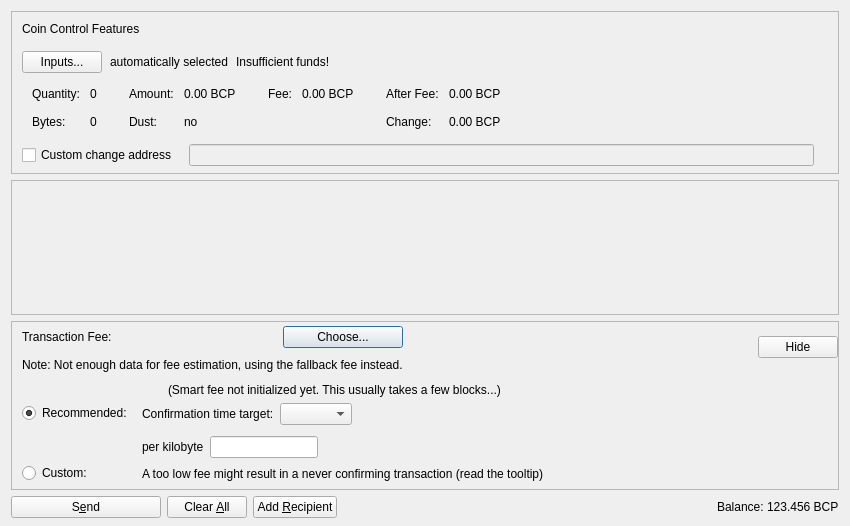
<?xml version="1.0" encoding="UTF-8"?>
<ui version="4.0">
 <class>SendCoinsDialog</class>
 <widget class="QDialog" name="SendCoinsDialog">
  <property name="geometry">
   <rect>
    <x>0</x>
    <y>0</y>
    <width>850</width>
    <height>526</height>
   </rect>
  </property>
  <property name="windowTitle">
   <string>Send Coins</string>
  </property>
  <layout class="QVBoxLayout" name="verticalLayout" stretch="0,1,0,0">
   <property name="bottomMargin">
    <number>8</number>
   </property>
   <item>
    <widget class="QFrame" name="frameCoinControl">
     <property name="sizePolicy">
      <sizepolicy hsizetype="Expanding" vsizetype="Expanding">
       <horstretch>0</horstretch>
       <verstretch>0</verstretch>
      </sizepolicy>
     </property>
     <property name="maximumSize">
      <size>
       <width>16777215</width>
       <height>16777215</height>
      </size>
     </property>
     <property name="frameShape">
      <enum>QFrame::StyledPanel</enum>
     </property>
     <property name="frameShadow">
      <enum>QFrame::Sunken</enum>
     </property>
     <layout class="QVBoxLayout" name="verticalLayoutCoinControl2">
      <property name="spacing">
       <number>0</number>
      </property>
      <property name="leftMargin">
       <number>0</number>
      </property>
      <property name="topMargin">
       <number>0</number>
      </property>
      <property name="rightMargin">
       <number>0</number>
      </property>
      <property name="bottomMargin">
       <number>6</number>
      </property>
      <item>
       <layout class="QVBoxLayout" name="verticalLayoutCoinControl" stretch="0,0,0,0,1">
        <property name="spacing">
         <number>0</number>
        </property>
        <property name="leftMargin">
         <number>10</number>
        </property>
        <property name="topMargin">
         <number>10</number>
        </property>
        <item>
         <layout class="QHBoxLayout" name="horizontalLayoutCoinControl1">
          <property name="bottomMargin">
           <number>15</number>
          </property>
          <item>
           <widget class="QLabel" name="labelCoinControlFeatures">
            <property name="sizePolicy">
             <sizepolicy hsizetype="Preferred" vsizetype="Maximum">
              <horstretch>0</horstretch>
              <verstretch>0</verstretch>
             </sizepolicy>
            </property>
            <property name="text">
             <string>Coin Control Features</string>
            </property>
           </widget>
          </item>
         </layout>
        </item>
        <item>
         <layout class="QHBoxLayout" name="horizontalLayoutCoinControl2" stretch="0,0,0,0">
          <property name="spacing">
           <number>8</number>
          </property>
          <property name="bottomMargin">
           <number>10</number>
          </property>
          <item>
           <widget class="QPushButton" name="pushButtonCoinControl">
            <property name="styleSheet">
             <string notr="true"/>
            </property>
            <property name="text">
             <string>Inputs...</string>
            </property>
            <property name="autoDefault">
             <bool>false</bool>
            </property>
           </widget>
          </item>
          <item>
           <widget class="QLabel" name="labelCoinControlAutomaticallySelected">
            <property name="text">
             <string>automatically selected</string>
            </property>
            <property name="margin">
             <number>5</number>
            </property>
           </widget>
          </item>
          <item>
           <widget class="QLabel" name="labelCoinControlInsuffFunds">
            <property name="text">
             <string>Insufficient funds!</string>
            </property>
            <property name="margin">
             <number>5</number>
            </property>
           </widget>
          </item>
          <item>
           <spacer name="horizontalSpacerCoinControl">
            <property name="orientation">
             <enum>Qt::Horizontal</enum>
            </property>
            <property name="sizeHint" stdset="0">
             <size>
              <width>40</width>
              <height>1</height>
             </size>
            </property>
           </spacer>
          </item>
         </layout>
        </item>
        <item>
         <widget class="QWidget" name="widgetCoinControl" native="true">
          <property name="sizePolicy">
           <sizepolicy hsizetype="Preferred" vsizetype="Preferred">
            <horstretch>0</horstretch>
            <verstretch>0</verstretch>
           </sizepolicy>
          </property>
          <property name="minimumSize">
           <size>
            <width>0</width>
            <height>0</height>
           </size>
          </property>
          <property name="styleSheet">
           <string notr="true"/>
          </property>
          <layout class="QHBoxLayout" name="horizontalLayoutCoinControl5">
           <property name="leftMargin">
            <number>0</number>
           </property>
           <property name="topMargin">
            <number>0</number>
           </property>
           <property name="rightMargin">
            <number>0</number>
           </property>
           <property name="bottomMargin">
            <number>0</number>
           </property>
           <item>
            <layout class="QHBoxLayout" name="horizontalLayoutCoinControl3" stretch="0,0,0,1">
             <property name="spacing">
              <number>20</number>
             </property>
             <property name="topMargin">
              <number>0</number>
             </property>
             <property name="bottomMargin">
              <number>10</number>
             </property>
             <item>
              <layout class="QFormLayout" name="formLayoutCoinControl1">
               <property name="horizontalSpacing">
                <number>10</number>
               </property>
               <property name="verticalSpacing">
                <number>14</number>
               </property>
               <property name="leftMargin">
                <number>10</number>
               </property>
               <property name="topMargin">
                <number>4</number>
               </property>
               <property name="rightMargin">
                <number>6</number>
               </property>
               <item row="0" column="0">
                <widget class="QLabel" name="labelCoinControlQuantityText">
                 <property name="text">
                  <string>Quantity:</string>
                 </property>
                 <property name="margin">
                  <number>0</number>
                 </property>
                </widget>
               </item>
               <item row="0" column="1">
                <widget class="QLabel" name="labelCoinControlQuantity">
                 <property name="cursor">
                  <cursorShape>IBeamCursor</cursorShape>
                 </property>
                 <property name="contextMenuPolicy">
                  <enum>Qt::ActionsContextMenu</enum>
                 </property>
                 <property name="text">
                  <string notr="true">0</string>
                 </property>
                 <property name="margin">
                  <number>0</number>
                 </property>
                 <property name="textInteractionFlags">
                  <set>Qt::LinksAccessibleByMouse|Qt::TextSelectableByKeyboard|Qt::TextSelectableByMouse</set>
                 </property>
                </widget>
               </item>
               <item row="1" column="0">
                <widget class="QLabel" name="labelCoinControlBytesText">
                 <property name="text">
                  <string>Bytes:</string>
                 </property>
                </widget>
               </item>
               <item row="1" column="1">
                <widget class="QLabel" name="labelCoinControlBytes">
                 <property name="cursor">
                  <cursorShape>IBeamCursor</cursorShape>
                 </property>
                 <property name="contextMenuPolicy">
                  <enum>Qt::ActionsContextMenu</enum>
                 </property>
                 <property name="text">
                  <string notr="true">0</string>
                 </property>
                 <property name="textInteractionFlags">
                  <set>Qt::LinksAccessibleByMouse|Qt::TextSelectableByKeyboard|Qt::TextSelectableByMouse</set>
                 </property>
                </widget>
               </item>
              </layout>
             </item>
             <item>
              <layout class="QFormLayout" name="formLayoutCoinControl2">
               <property name="horizontalSpacing">
                <number>10</number>
               </property>
               <property name="verticalSpacing">
                <number>14</number>
               </property>
               <property name="leftMargin">
                <number>6</number>
               </property>
               <property name="topMargin">
                <number>4</number>
               </property>
               <property name="rightMargin">
                <number>6</number>
               </property>
               <item row="0" column="0">
                <widget class="QLabel" name="labelCoinControlAmountText">
                 <property name="text">
                  <string>Amount:</string>
                 </property>
                 <property name="margin">
                  <number>0</number>
                 </property>
                </widget>
               </item>
               <item row="0" column="1">
                <widget class="QLabel" name="labelCoinControlAmount">
                 <property name="cursor">
                  <cursorShape>IBeamCursor</cursorShape>
                 </property>
                 <property name="contextMenuPolicy">
                  <enum>Qt::ActionsContextMenu</enum>
                 </property>
                 <property name="text">
                  <string notr="true">0.00 BCP</string>
                 </property>
                 <property name="textInteractionFlags">
                  <set>Qt::LinksAccessibleByMouse|Qt::TextSelectableByKeyboard|Qt::TextSelectableByMouse</set>
                 </property>
                </widget>
               </item>
               <item row="1" column="0">
                <widget class="QLabel" name="labelCoinControlLowOutputText">
                 <property name="text">
                  <string>Dust:</string>
                 </property>
                </widget>
               </item>
               <item row="1" column="1">
                <widget class="QLabel" name="labelCoinControlLowOutput">
                 <property name="cursor">
                  <cursorShape>IBeamCursor</cursorShape>
                 </property>
                 <property name="contextMenuPolicy">
                  <enum>Qt::ActionsContextMenu</enum>
                 </property>
                 <property name="text">
                  <string notr="true">no</string>
                 </property>
                 <property name="textInteractionFlags">
                  <set>Qt::LinksAccessibleByMouse|Qt::TextSelectableByKeyboard|Qt::TextSelectableByMouse</set>
                 </property>
                </widget>
               </item>
              </layout>
             </item>
             <item>
              <layout class="QFormLayout" name="formLayoutCoinControl3">
               <property name="horizontalSpacing">
                <number>10</number>
               </property>
               <property name="verticalSpacing">
                <number>14</number>
               </property>
               <property name="leftMargin">
                <number>6</number>
               </property>
               <property name="topMargin">
                <number>4</number>
               </property>
               <property name="rightMargin">
                <number>6</number>
               </property>
               <item row="0" column="0">
                <widget class="QLabel" name="labelCoinControlFeeText">
                 <property name="text">
                  <string>Fee:</string>
                 </property>
                 <property name="margin">
                  <number>0</number>
                 </property>
                </widget>
               </item>
               <item row="0" column="1">
                <widget class="QLabel" name="labelCoinControlFee">
                 <property name="cursor">
                  <cursorShape>IBeamCursor</cursorShape>
                 </property>
                 <property name="contextMenuPolicy">
                  <enum>Qt::ActionsContextMenu</enum>
                 </property>
                 <property name="text">
                  <string notr="true">0.00 BCP</string>
                 </property>
                 <property name="textInteractionFlags">
                  <set>Qt::LinksAccessibleByMouse|Qt::TextSelectableByKeyboard|Qt::TextSelectableByMouse</set>
                 </property>
                </widget>
               </item>
              </layout>
             </item>
             <item>
              <layout class="QFormLayout" name="formLayoutCoinControl4">
               <property name="horizontalSpacing">
                <number>10</number>
               </property>
               <property name="verticalSpacing">
                <number>14</number>
               </property>
               <property name="leftMargin">
                <number>6</number>
               </property>
               <property name="topMargin">
                <number>4</number>
               </property>
               <property name="rightMargin">
                <number>6</number>
               </property>
               <item row="0" column="0">
                <widget class="QLabel" name="labelCoinControlAfterFeeText">
                 <property name="text">
                  <string>After Fee:</string>
                 </property>
                 <property name="margin">
                  <number>0</number>
                 </property>
                </widget>
               </item>
               <item row="0" column="1">
                <widget class="QLabel" name="labelCoinControlAfterFee">
                 <property name="cursor">
                  <cursorShape>IBeamCursor</cursorShape>
                 </property>
                 <property name="contextMenuPolicy">
                  <enum>Qt::ActionsContextMenu</enum>
                 </property>
                 <property name="text">
                  <string notr="true">0.00 BCP</string>
                 </property>
                 <property name="textInteractionFlags">
                  <set>Qt::LinksAccessibleByMouse|Qt::TextSelectableByKeyboard|Qt::TextSelectableByMouse</set>
                 </property>
                </widget>
               </item>
               <item row="1" column="0">
                <widget class="QLabel" name="labelCoinControlChangeText">
                 <property name="text">
                  <string>Change:</string>
                 </property>
                </widget>
               </item>
               <item row="1" column="1">
                <widget class="QLabel" name="labelCoinControlChange">
                 <property name="cursor">
                  <cursorShape>IBeamCursor</cursorShape>
                 </property>
                 <property name="contextMenuPolicy">
                  <enum>Qt::ActionsContextMenu</enum>
                 </property>
                 <property name="text">
                  <string notr="true">0.00 BCP</string>
                 </property>
                 <property name="textInteractionFlags">
                  <set>Qt::LinksAccessibleByMouse|Qt::TextSelectableByKeyboard|Qt::TextSelectableByMouse</set>
                 </property>
                </widget>
               </item>
              </layout>
             </item>
            </layout>
           </item>
          </layout>
         </widget>
        </item>
        <item>
         <layout class="QHBoxLayout" name="horizontalLayoutCoinControl4" stretch="0,0,0">
          <property name="spacing">
           <number>12</number>
          </property>
          <property name="sizeConstraint">
           <enum>QLayout::SetDefaultConstraint</enum>
          </property>
          <property name="topMargin">
           <number>5</number>
          </property>
          <property name="rightMargin">
           <number>5</number>
          </property>
          <item>
           <widget class="QCheckBox" name="checkBoxCoinControlChange">
            <property name="toolTip">
             <string>If this is activated, but the change address is empty or invalid, change will be sent to a newly generated address.</string>
            </property>
            <property name="text">
             <string>Custom change address</string>
            </property>
           </widget>
          </item>
          <item>
           <widget class="QValidatedLineEdit" name="lineEditCoinControlChange">
            <property name="enabled">
             <bool>false</bool>
            </property>
            <property name="sizePolicy">
             <sizepolicy hsizetype="Expanding" vsizetype="Fixed">
              <horstretch>0</horstretch>
              <verstretch>0</verstretch>
             </sizepolicy>
            </property>
           </widget>
          </item>
          <item>
           <widget class="QLabel" name="labelCoinControlChangeLabel">
            <property name="sizePolicy">
             <sizepolicy hsizetype="Preferred" vsizetype="Expanding">
              <horstretch>0</horstretch>
              <verstretch>0</verstretch>
             </sizepolicy>
            </property>
            <property name="minimumSize">
             <size>
              <width>0</width>
              <height>0</height>
             </size>
            </property>
            <property name="text">
             <string/>
            </property>
            <property name="margin">
             <number>3</number>
            </property>
           </widget>
          </item>
         </layout>
        </item>
        <item>
         <spacer name="verticalSpacerCoinControl">
          <property name="orientation">
           <enum>Qt::Vertical</enum>
          </property>
          <property name="sizeHint" stdset="0">
           <size>
            <width>800</width>
            <height>1</height>
           </size>
          </property>
         </spacer>
        </item>
       </layout>
      </item>
     </layout>
    </widget>
   </item>
   <item>
    <widget class="QScrollArea" name="scrollArea">
     <property name="widgetResizable">
      <bool>true</bool>
     </property>
     <widget class="QWidget" name="scrollAreaWidgetContents">
      <property name="geometry">
       <rect>
        <x>0</x>
        <y>0</y>
        <width>830</width>
        <height>104</height>
       </rect>
      </property>
      <layout class="QVBoxLayout" name="verticalLayout_2" stretch="0,1">
       <property name="leftMargin">
        <number>0</number>
       </property>
       <property name="topMargin">
        <number>0</number>
       </property>
       <property name="rightMargin">
        <number>0</number>
       </property>
       <property name="bottomMargin">
        <number>0</number>
       </property>
       <item>
        <layout class="QVBoxLayout" name="entries">
         <property name="spacing">
          <number>6</number>
         </property>
        </layout>
       </item>
       <item>
        <spacer name="verticalSpacer">
         <property name="orientation">
          <enum>Qt::Vertical</enum>
         </property>
         <property name="sizeHint" stdset="0">
          <size>
           <width>20</width>
           <height>40</height>
          </size>
         </property>
        </spacer>
       </item>
      </layout>
     </widget>
    </widget>
   </item>
   <item>
    <widget class="QFrame" name="frameFee">
     <property name="sizePolicy">
      <sizepolicy hsizetype="Expanding" vsizetype="Expanding">
       <horstretch>0</horstretch>
       <verstretch>0</verstretch>
      </sizepolicy>
     </property>
     <property name="maximumSize">
      <size>
       <width>16777215</width>
       <height>16777215</height>
      </size>
     </property>
     <property name="frameShape">
      <enum>QFrame::StyledPanel</enum>
     </property>
     <property name="frameShadow">
      <enum>QFrame::Sunken</enum>
     </property>
     <layout class="QVBoxLayout" name="verticalLayoutFee1">
      <property name="spacing">
       <number>0</number>
      </property>
      <property name="leftMargin">
       <number>0</number>
      </property>
      <property name="topMargin">
       <number>0</number>
      </property>
      <property name="rightMargin">
       <number>0</number>
      </property>
      <property name="bottomMargin">
       <number>0</number>
      </property>
      <item>
       <layout class="QVBoxLayout" name="verticalLayoutFee2" stretch="0,0,0">
        <property name="spacing">
         <number>0</number>
        </property>
        <property name="leftMargin">
         <number>10</number>
        </property>
        <property name="topMargin">
         <number>0</number>
        </property>
        <item>
         <layout class="QHBoxLayout" name="horizontalLayoutFee1">
          <property name="bottomMargin">
           <number>0</number>
          </property>
          <item>
           <layout class="QVBoxLayout" name="verticalLayoutFee7">
            <property name="spacing">
             <number>0</number>
            </property>
            <item>
             <spacer name="verticalSpacerSmartFee">
              <property name="orientation">
               <enum>Qt::Vertical</enum>
              </property>
              <property name="sizeType">
               <enum>QSizePolicy::Fixed</enum>
              </property>
              <property name="sizeHint" stdset="0">
               <size>
                <width>1</width>
                <height>4</height>
               </size>
              </property>
             </spacer>
            </item>
            <item>
             <layout class="QHBoxLayout" name="horizontalLayoutSmartFee">
              <property name="spacing">
               <number>10</number>
              </property>
              <item>
               <widget class="QLabel" name="labelFeeHeadline">
                <property name="sizePolicy">
                 <sizepolicy hsizetype="Preferred" vsizetype="Maximum">
                  <horstretch>0</horstretch>
                  <verstretch>0</verstretch>
                 </sizepolicy>
                </property>
                <property name="text">
                 <string>Transaction Fee:</string>
                </property>
               </widget>
              </item>
              <item>
               <widget class="QLabel" name="labelFeeMinimized">
                <property name="text">
                 <string/>
                </property>
               </widget>
              </item>
              <item>
               <widget class="QPushButton" name="buttonChooseFee">
                <property name="text">
                 <string>Choose...</string>
                </property>
               </widget>
              </item>
             </layout>
            </item>
            <item>
             <spacer name="verticalSpacer_7">
              <property name="orientation">
               <enum>Qt::Vertical</enum>
              </property>
              <property name="sizeHint" stdset="0">
               <size>
                <width>1</width>
                <height>10</height>
               </size>
              </property>
             </spacer>
            </item>
            <item>
             <widget class="QLabel" name="fallbackFeeWarningLabel">
              <property name="toolTip">
               <string>Using the fallbackfee can result in sending a transaction that will take several hours or days (or never) to confirm. Consider choosing your fee manually or wait until you have validated the complete chain.</string>
              </property>
              <property name="text">
               <string>Note: Not enough data for fee estimation, using the fallback fee instead.</string>
              </property>
              <property name="wordWrap">
               <bool>false</bool>
              </property>
             </widget>
            </item>
            <item>
             <spacer name="verticalSpacer_5">
              <property name="orientation">
               <enum>Qt::Vertical</enum>
              </property>
              <property name="sizeHint" stdset="0">
               <size>
                <width>1</width>
                <height>1</height>
               </size>
              </property>
             </spacer>
            </item>
           </layout>
          </item>
          <item>
           <spacer name="horizontalSpacer_4">
            <property name="orientation">
             <enum>Qt::Horizontal</enum>
            </property>
            <property name="sizeHint" stdset="0">
             <size>
              <width>1</width>
              <height>1</height>
             </size>
            </property>
           </spacer>
          </item>
          <item>
           <widget class="QPushButton" name="buttonMinimizeFee">
            <property name="toolTip">
             <string>Hide transaction fee settings</string>
            </property>
            <property name="text">
             <string>Hide</string>
            </property>
           </widget>
          </item>
         </layout>
        </item>
        <item>
         <widget class="QFrame" name="frameFeeSelection">
          <layout class="QVBoxLayout" name="verticalLayoutFee12">
           <property name="spacing">
            <number>0</number>
           </property>
           <property name="leftMargin">
            <number>0</number>
           </property>
           <property name="topMargin">
            <number>0</number>
           </property>
           <property name="rightMargin">
            <number>0</number>
           </property>
           <property name="bottomMargin">
            <number>0</number>
           </property>
           <item>
            <layout class="QGridLayout" name="gridLayoutFee">
             <property name="topMargin">
              <number>10</number>
             </property>
             <property name="bottomMargin">
              <number>4</number>
             </property>
             <property name="horizontalSpacing">
              <number>10</number>
             </property>
             <property name="verticalSpacing">
              <number>4</number>
             </property>
             <item row="1" column="1">
              <layout class="QVBoxLayout" name="verticalLayoutFee8">
               <property name="spacing">
                <number>6</number>
               </property>
               <property name="topMargin">
                <number>3</number>
               </property>
               <item>
                <layout class="QHBoxLayout" name="horizontalLayoutFee13" stretch="0,0,1">
                 <item>
                  <widget class="QLabel" name="labelCustomPerKilobyte">
                   <property name="toolTip">
                    <string>If the custom fee is set to 1000 Bitosik and the transaction is only 250 bytes, then &quot;per kilobyte&quot; only pays 250 Bitosik in fee,&lt;br /&gt;while &quot;at least&quot; pays 1000 Bitosik. For transactions bigger than a kilobyte both pay by kilobyte.</string>
                   </property>
                   <property name="text">
                    <string>per kilobyte</string>
                   </property>
                  </widget>
                 </item>
                 <item>
                  <widget class="BitcoinAmountField" name="customFee"/>
                 </item>
                 <item>
                  <spacer name="horizontalSpacer_6">
                   <property name="orientation">
                    <enum>Qt::Horizontal</enum>
                   </property>
                   <property name="sizeHint" stdset="0">
                    <size>
                     <width>1</width>
                     <height>1</height>
                    </size>
                   </property>
                  </spacer>
                 </item>
                </layout>
               </item>
               <item>
                <layout class="QHBoxLayout" name="horizontalLayoutFee8">
                 <item>
                  <widget class="QLabel" name="labelCustomFeeWarning">
                   <property name="enabled">
                    <bool>true</bool>
                   </property>
                   <property name="toolTip">
                    <string>When there is less transaction volume than space in the blocks, miners as well as relaying nodes may enforce a minimum fee. Paying only this minimum fee is just fine, but be aware that this can result in a never confirming transaction once there is more demand for bitcup transactions than the network can process.</string>
                   </property>
                   <property name="text">
                    <string>A too low fee might result in a never confirming transaction (read the tooltip)</string>
                   </property>
                  </widget>
                 </item>
                 <item>
                  <spacer name="horizontalSpacer_2">
                   <property name="orientation">
                    <enum>Qt::Horizontal</enum>
                   </property>
                   <property name="sizeHint" stdset="0">
                    <size>
                     <width>1</width>
                     <height>1</height>
                    </size>
                   </property>
                  </spacer>
                 </item>
                </layout>
               </item>
              </layout>
             </item>
             <item row="0" column="0">
              <layout class="QVBoxLayout" name="verticalLayoutFee4" stretch="0,1">
               <property name="topMargin">
                <number>20</number>
               </property>
               <property name="bottomMargin">
                <number>3</number>
               </property>
               <item>
                <widget class="QRadioButton" name="radioSmartFee">
                 <property name="text">
                  <string>Recommended:</string>
                 </property>
                 <property name="checked">
                  <bool>true</bool>
                 </property>
                 <attribute name="buttonGroup">
                  <string notr="true">groupFee</string>
                 </attribute>
                </widget>
               </item>
               <item>
                <spacer name="verticalSpacer_2">
                 <property name="orientation">
                  <enum>Qt::Vertical</enum>
                 </property>
                 <property name="sizeHint" stdset="0">
                  <size>
                   <width>1</width>
                   <height>1</height>
                  </size>
                 </property>
                </spacer>
               </item>
              </layout>
             </item>
             <item row="1" column="0">
              <layout class="QVBoxLayout" name="verticalLayoutFee9" stretch="0,1">
               <property name="topMargin">
                <number>30</number>
               </property>
               <item>
                <widget class="QRadioButton" name="radioCustomFee">
                 <property name="text">
                  <string>Custom:</string>
                 </property>
                 <attribute name="buttonGroup">
                  <string notr="true">groupFee</string>
                 </attribute>
                </widget>
               </item>
               <item>
                <spacer name="verticalSpacer_6">
                 <property name="orientation">
                  <enum>Qt::Vertical</enum>
                 </property>
                 <property name="sizeHint" stdset="0">
                  <size>
                   <width>1</width>
                   <height>1</height>
                  </size>
                 </property>
                </spacer>
               </item>
              </layout>
             </item>
             <item row="0" column="1">
              <layout class="QVBoxLayout" name="verticalLayoutFee3" stretch="0,0,1">
               <property name="spacing">
                <number>6</number>
               </property>
               <property name="topMargin">
                <number>0</number>
               </property>
               <property name="bottomMargin">
                <number>3</number>
               </property>
               <item>
                <layout class="QHBoxLayout" name="horizontalLayoutFee12">
                 <item>
                  <widget class="QLabel" name="labelSmartFee">
                   <property name="text">
                    <string/>
                   </property>
                  </widget>
                 </item>
                 <item>
                  <widget class="QLabel" name="labelFeeEstimation">
                   <property name="text">
                    <string/>
                   </property>
                  </widget>
                 </item>
                 <item>
                  <widget class="QLabel" name="labelSmartFee2">
                   <property name="text">
                    <string>(Smart fee not initialized yet. This usually takes a few blocks...)</string>
                   </property>
                  </widget>
                 </item>
                 <item>
                  <spacer name="horizontalSpacer_5">
                   <property name="orientation">
                    <enum>Qt::Horizontal</enum>
                   </property>
                   <property name="sizeHint" stdset="0">
                    <size>
                     <width>1</width>
                     <height>1</height>
                    </size>
                   </property>
                  </spacer>
                 </item>
                </layout>
               </item>
               <item>
                <layout class="QHBoxLayout" name="horizontalLayoutFee9">
                 <item>
                  <layout class="QVBoxLayout" name="verticalLayoutFee6">
                   <item>
                    <widget class="QLabel" name="labelSmartFee3">
                     <property name="text">
                      <string>Confirmation time target:</string>
                     </property>
                    </widget>
                   </item>
                  </layout>
                 </item>
                 <item>
                  <layout class="QVBoxLayout" name="verticalLayoutFee5">
                   <property name="rightMargin">
                    <number>30</number>
                   </property>
                   <item>
                    <layout class="QHBoxLayout" name="horizontalLayoutConfTarget">
                     <property name="bottomMargin">
                      <number>0</number>
                     </property>
                     <item>
                      <widget class="QComboBox" name="confTargetSelector"/>
                     </item>
                     <item>
                      <spacer name="horizontalSpacerConfTarget">
                       <property name="orientation">
                        <enum>Qt::Horizontal</enum>
                       </property>
                       <property name="sizeHint" stdset="0">
                        <size>
                         <width>40</width>
                         <height>20</height>
                        </size>
                       </property>
                      </spacer>
                     </item>
                    </layout>
                   </item>
                  </layout>
                 </item>
                </layout>
               </item>
               <item>
                <spacer name="verticalSpacer_4">
                 <property name="orientation">
                  <enum>Qt::Vertical</enum>
                 </property>
                 <property name="sizeHint" stdset="0">
                  <size>
                   <width>1</width>
                   <height>1</height>
                  </size>
                 </property>
                </spacer>
               </item>
              </layout>
             </item>
            </layout>
           </item>
          </layout>
         </widget>
        </item>
        <item>
         <spacer name="verticalSpacerFee">
          <property name="orientation">
           <enum>Qt::Vertical</enum>
          </property>
          <property name="sizeHint" stdset="0">
           <size>
            <width>800</width>
            <height>1</height>
           </size>
          </property>
         </spacer>
        </item>
       </layout>
      </item>
     </layout>
    </widget>
   </item>
   <item>
    <layout class="QHBoxLayout" name="horizontalLayout">
     <item>
      <widget class="QPushButton" name="sendButton">
       <property name="minimumSize">
        <size>
         <width>150</width>
         <height>0</height>
        </size>
       </property>
       <property name="toolTip">
        <string>Confirm the send action</string>
       </property>
       <property name="text">
        <string>S&amp;end</string>
       </property>
       <property name="autoDefault">
        <bool>false</bool>
       </property>
       <property name="default">
        <bool>false</bool>
       </property>
      </widget>
     </item>
     <item>
      <widget class="QPushButton" name="clearButton">
       <property name="sizePolicy">
        <sizepolicy hsizetype="Minimum" vsizetype="Fixed">
         <horstretch>0</horstretch>
         <verstretch>0</verstretch>
        </sizepolicy>
       </property>
       <property name="toolTip">
        <string>Clear all fields of the form.</string>
       </property>
       <property name="text">
        <string>Clear &amp;All</string>
       </property>
       <property name="autoDefault">
        <bool>false</bool>
       </property>
      </widget>
     </item>
     <item>
      <widget class="QPushButton" name="addButton">
       <property name="toolTip">
        <string>Send to multiple recipients at once</string>
       </property>
       <property name="text">
        <string>Add &amp;Recipient</string>
       </property>
       <property name="autoDefault">
        <bool>false</bool>
       </property>
      </widget>
     </item>
     <item>
      <spacer name="horizontalSpacer">
       <property name="orientation">
        <enum>Qt::Horizontal</enum>
       </property>
       <property name="sizeHint" stdset="0">
        <size>
         <width>40</width>
         <height>20</height>
        </size>
       </property>
      </spacer>
     </item>
     <item>
      <layout class="QHBoxLayout" name="horizontalLayout_2">
       <property name="spacing">
        <number>3</number>
       </property>
       <item>
        <widget class="QLabel" name="labelBalanceName">
         <property name="text">
          <string>Balance:</string>
         </property>
        </widget>
       </item>
       <item>
        <widget class="QLabel" name="labelBalance">
         <property name="sizePolicy">
          <sizepolicy hsizetype="Preferred" vsizetype="Preferred">
           <horstretch>0</horstretch>
           <verstretch>0</verstretch>
          </sizepolicy>
         </property>
         <property name="cursor">
          <cursorShape>IBeamCursor</cursorShape>
         </property>
         <property name="text">
          <string notr="true">123.456 BCP</string>
         </property>
         <property name="textInteractionFlags">
          <set>Qt::LinksAccessibleByMouse|Qt::TextSelectableByKeyboard|Qt::TextSelectableByMouse</set>
         </property>
        </widget>
       </item>
      </layout>
     </item>
    </layout>
   </item>
  </layout>
 </widget>
 <customwidgets>
  <customwidget>
   <class>QValidatedLineEdit</class>
   <extends>QLineEdit</extends>
   <header>qt/qvalidatedlineedit.h</header>
  </customwidget>
  <customwidget>
   <class>BitcoinAmountField</class>
   <extends>QLineEdit</extends>
   <header>qt/bitcoinamountfield.h</header>
   <container>1</container>
  </customwidget>
 </customwidgets>
 <resources>
  <include location="../bitcup.qrc"/>
 </resources>
 <connections/>
 <buttongroups>
  <buttongroup name="groupFee"/>
 </buttongroups>
</ui>
